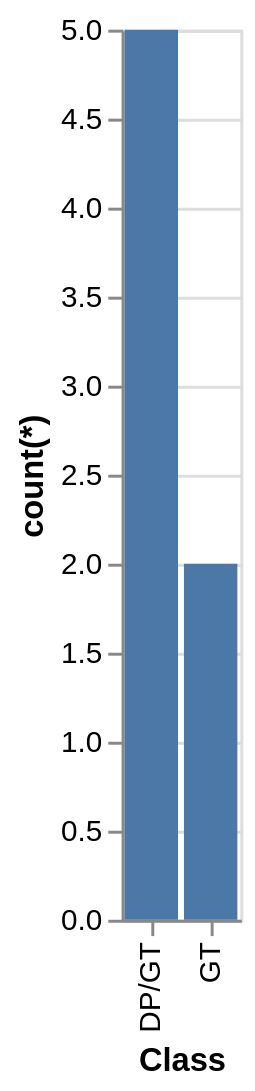

Source (Vega-Lite JSON):
### Vega-Lite specification from a JSON file in a GitHub repository (floating-point values rounded to 4 significant figures)
{"data": {"values": [{"x_data": "DP/GT", "y_data": 5}, {"x_data": "GT", "y_data": 2}]}, "mark": "bar", "encoding": {"x": {"field": "x_data", "type": "nominal", "title": "Class", "sort": {"op": "sum", "field": "y_data", "order": "descending"}}, "y": {"field": "y_data", "type": "quantitative", "title": "count(*)"}}}
